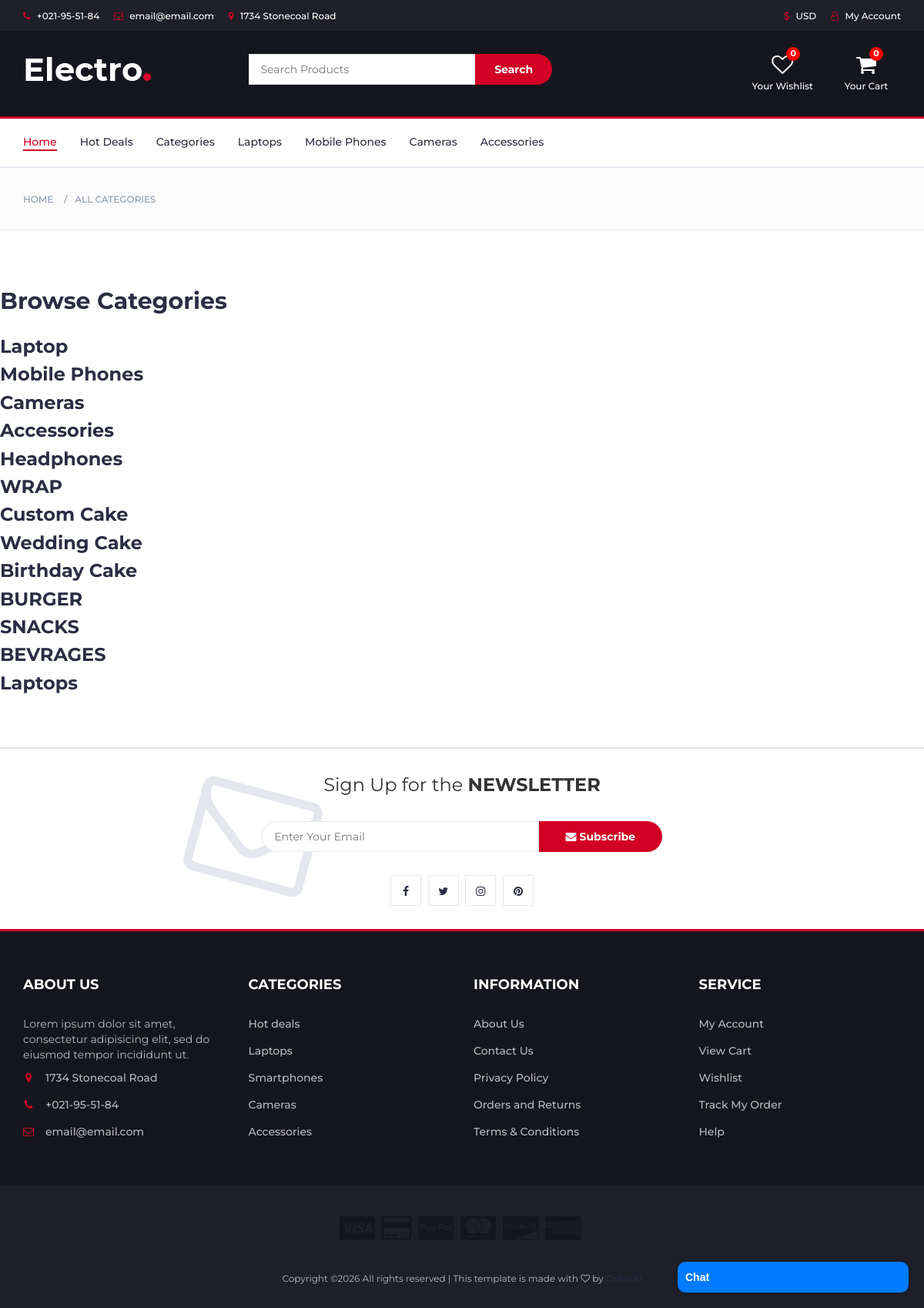
Page /categories/ on the committed database.
### app/models.py (models this page shows, shortened)
class SiteProfile(models.Model):
    site=models.OneToOneField(Site,on_delete=models.CASCADE,)
    template_name=models.CharField(max_length=100,null=True,blank=True)
    template_address_for_checkout=models.CharField(max_length=100,null=True,blank=True)
    store_name=models.CharField(max_length=100)
    store_logo=models.ImageField(upload_to='store_logos/',null=True,blank=True)
    back_image_at_index=models.ImageField(upload_to='backgrounds/',null=True,blank=True)

class Category(models.Model):
    domain = models.ForeignKey(SiteProfile, on_delete=models.CASCADE, related_name='categories',null=True,blank=True)
    name = models.CharField(max_length=100)

### app/views.py (the view)
# urls.py: path('categories/', views.categories, name='categories'),
def categories(request):
    categories=Category.objects.all()
    return render(request, 'categories.html', {'categories': categories,'cart_count': get_cart_count(request), 'wishlist_count': get_wishlist_count(request)})

### app/views.py (called while the page is built)
def current_site_profile(request):
    site=get_current_site(request)
    site_profile=SiteProfile.objects.get(site=site)
    return {'site_profile': site_profile}

def get_wishlist_count(request):
    if request.user.is_authenticated:
        return Wishlist.objects.filter(user=request.user).count()
    else:
        wishlist = request.session.get('wishlist', [])
        return len(wishlist)

def get_cart_count(request):
    if request.user.is_authenticated:
        return Cart.objects.filter(user=request.user).count()
    return 0

### templates/categories.html (shortened to what this page needs)
{% extends 'base.html' %}
{% load static %}
{% block content %}
		<div id="breadcrumb" class="section">
			<div class="container">
				<div class="row">
					<div class="col-md-12">
						<ul class="breadcrumb-tree">
							<li><a href="#">Home</a></li>
							<li><a href="#">All Categories</a></li>
						</ul>
					</div>
				</div>
			</div>
		</div>
		<div class="section">
			<div class="container">
				<div class="row">
						<div class="row">
							{% if show_products %}
							{% for product in products %}
							<div class="col-md-4 col-xs-6">
								<div class="product">
									<div class="product-img">
										<img src="{{ product.image.url }}" alt="{{ product.name }}">
										<div class="product-label">
											{% if product.has_discount %}
												<span class="sale">-{{ product.discount_percent }}%</span>
											{% endif %}
											{% if product.is_new %}
												<span class="new">NEW</span>
											{% endif %}
										</div>
									</div>
									<div class="product-body">
										<p class="product-category">{{ product.category.name }}</p>
										<h3 class="product-name">
											<a href="#">{{ product.name }}</a>
										</h3>
										{% if product.has_discount %}
											<h4 class="product-price">
												RS {{ product.discounted_price }}
												<del class="product-old-price">RS {{ product.price }}</del>
											</h4>
										{% else %}
											<h4 class="product-price">RS {{ product.price }}</h4>
										{% endif %}
										<div class="product-rating">
											<i class="fa fa-star"></i>
											<i class="fa fa-star"></i>
											<i class="fa fa-star"></i>
											<i class="fa fa-star"></i>
											<i class="fa fa-star"></i>
										</div>
										<div class="product-btns">
											<button class="add-to-wishlist">
												<i class="fa fa-heart-o"></i>
											</button>
											<button class="quick-view">
												<i class="fa fa-eye"></i>
											</button>
										</div>
									</div>
									<div class="add-to-cart">
										<button class="add-to-cart-btn">
											<i class="fa fa-shopping-cart"></i> add to cart
										</button>
									</div>
								</div>
							</div>
							{% empty %}
        <p>No products found in this category.</p>
							{% endfor %}
						</div>
						{% else %}
							<h2 class="section-title">Browse Categories</h2>
							<div class="category-grid">
								{% for category in categories %}
									<div class="category-card">
										<a href="{% url 'shop' %}?category={{ category.name }}">
											<h3>{{ category.name }}</h3>
										</a>
									</div>
								{% endfor %}
							</div>
						{% endif %}
					</div>
				</div>
			</div>
		</div>
{% endblock %}

### templates/base.html (shortened to what this page needs)
{% load static %}
<!DOCTYPE html>
<html lang="en">
	<head>
		<link rel="stylesheet" href="https://cdnjs.cloudflare.com/ajax/libs/noUiSlider/15.7.1/nouislider.min.css">
 		<link rel="stylesheet" href="{% static 'css/bootstrap.min.css' %}">
    <link rel="stylesheet" href="{% static 'css/slick.css' %}">
    <link rel="stylesheet" href="{% static 'css/slick-theme.css' %}">
    <link rel="stylesheet" href="{% static 'css/nouislider.min.css' %}">
    <link rel="stylesheet" href="{% static 'css/font-awesome.min.css' %}">
    <link rel="stylesheet" href="{% static 'css/style.css' %}">
    </head>
	<body>
		<header>
			<div id="top-header">
				<div class="container">
					<ul class="header-links pull-left">
						<li><a href="#"><i class="fa fa-phone"></i> +021-95-51-84</a></li>
						<li><a href="#"><i class="fa fa-envelope-o"></i> email@email.com</a></li>
						<li><a href="#"><i class="fa fa-map-marker"></i> 1734 Stonecoal Road</a></li>
					</ul>
					<ul class="header-links pull-right">
						<li><a href="#"><i class="fa fa-dollar"></i> USD</a></li>
						<li><a href="{% url 'account' %}"><i class="fa fa-user-o"></i> My Account</a></li>
					</ul>
				</div>
			</div>
			<div id="header">
				<div class="container">
					<div class="row">
						<div class="col-md-3">
							<div class="header-logo" >
								<a href="{% url 'index' %}" class="logo">
									<img src="{{ site_profile.store_logo.url }}" alt="{{ site_profile.store_name }}"
										>
								</a>
							</div>
						</div>
						<div class="col-md-6">
							<div class="header-search">
								<form method="GET" action="{% url 'shop' %}">
								<input class="input" type="text" name="q" value="{{ query }}" placeholder="Search Products">
								<button class="search-btn" type="submit">Search</button>
							</form>
							</div>
						</div>
						<div class="col-md-3 clearfix">
							<div class="header-ctn">
								<div>
								<a href="{% url 'wishlist' %}" style="text-decoration:none; display:inline-block; text-align:center;">
									<div style="position: relative; display: inline-block;">
										<i class="fa fa-heart-o" style="font-size: 28px; color:white;"></i>
										<span style="
											position: absolute;
											top: 0;
											right: 0;
											transform: translate(50%, -50%);
											width: 18px;
											height: 18px;
											background: red;
											color: white;
											border-radius: 50%;
											font-size: 11px;
											font-weight: bold;
											display: flex;
											align-items: center;
											justify-content: center;
										">
											{{ wishlist_count }}
										</span>
									</div>
									<div style="font-size: 12px; margin-top: 4px;">
										Your Wishlist
									</div>
								</a>
							</div>
								<div>
								<a href="{% url 'cart' %}" style="text-decoration:none; display:inline-block; text-align:center;">
									<div style="position: relative; display: inline-block;">
										<i class="fa fa-shopping-cart" style="font-size: 28px;"></i>
										<span style="
											position: absolute;
											top: 0;
											right: 0;
											transform: translate(50%, -50%);
											width: 18px;
											height: 18px;
											background: red;
											color: white;
											border-radius: 50%;
											font-size: 11px;
											font-weight: bold;
											display: flex;
											align-items: center;
											justify-content: center;
										">
											{{ cart_count }}
										</span>
									</div>
									<div style="font-size: 12px; margin-top: 4px;">
										Your Cart
									</div>
    </a>
</div>
							</div>
						</div>
					</div>
				</div>
			</div>
		</header>
		<nav id="navigation">
			<div class="container">
				<div id="responsive-nav">
					<ul class="main-nav nav navbar-nav">
					<li class="active"><a href="{% url 'index' %}">Home</a></li>
						<li><a href="#">Hot Deals</a></li>
						<li><a href="{% url 'categories' %}">Categories</a></li>
						<li><a href="{% url 'shop' %}?category=Laptop">Laptops</a></li>
						<li><a href="{% url 'shop' %}?category=Mobile Phones">Mobile Phones</a></li>
						<li><a href="{% url 'shop' %}?category=Cameras">Cameras</a></li>
						<li><a href="{% url 'shop' %}?category=Accessories">Accessories</a></li>
					</ul>
				</div>
			</div>
		</nav>
{% block content %}
{% endblock %}
		<div id="newsletter" class="section">
			<div class="container">
				<div class="row">
					<div class="col-md-12">
						<div class="newsletter">
							<p>Sign Up for the <strong>NEWSLETTER</strong></p>
							<form>
								<input class="input" type="email" placeholder="Enter Your Email">
								<button class="newsletter-btn"><i class="fa fa-envelope"></i> Subscribe</button>
							</form>
							<ul class="newsletter-follow">
								<li>
									<a href="#"><i class="fa fa-facebook"></i></a>
								</li>
								<li>
									<a href="#"><i class="fa fa-twitter"></i></a>
								</li>
								<li>
									<a href="#"><i class="fa fa-instagram"></i></a>
								</li>
								<li>
									<a href="#"><i class="fa fa-pinterest"></i></a>
								</li>
							</ul>
						</div>
					</div>
				</div>
			</div>
		</div>
		<footer id="footer">
			<div class="section">
				<div class="container">
					<div class="row">
						<div class="col-md-3 col-xs-6">
							<div class="footer">
								<h3 class="footer-title">About Us</h3>
								<p>Lorem ipsum dolor sit amet, consectetur adipisicing elit, sed do eiusmod tempor incididunt ut.</p>
								<ul class="footer-links">
									<li><a href="#"><i class="fa fa-map-marker"></i>1734 Stonecoal Road</a></li>
									<li><a href="#"><i class="fa fa-phone"></i>+021-95-51-84</a></li>
									<li><a href="#"><i class="fa fa-envelope-o"></i>email@email.com</a></li>
								</ul>
							</div>
						</div>
						<div class="col-md-3 col-xs-6">
							<div class="footer">
								<h3 class="footer-title">Categories</h3>
								<ul class="footer-links">
									<li><a href="#">Hot deals</a></li>
									<li><a href="#">Laptops</a></li>
									<li><a href="#">Smartphones</a></li>
									<li><a href="#">Cameras</a></li>
									<li><a href="#">Accessories</a></li>
								</ul>
							</div>
						</div>
						<div class="col-md-3 col-xs-6">
							<div class="footer">
								<h3 class="footer-title">Information</h3>
								<ul class="footer-links">
									<li><a href="#">About Us</a></li>
									<li><a href="#">Contact Us</a></li>
									<li><a href="#">Privacy Policy</a></li>
									<li><a href="#">Orders and Returns</a></li>
									<li><a href="#">Terms & Conditions</a></li>
								</ul>
							</div>
						</div>
						<div class="col-md-3 col-xs-6">
							<div class="footer">
								<h3 class="footer-title">Service</h3>
								<ul class="footer-links">
									<li><a href="#">My Account</a></li>
									<li><a href="#">View Cart</a></li>
									<li><a href="#">Wishlist</a></li>
									<li><a href="#">Track My Order</a></li>
									<li><a href="#">Help</a></li>
								</ul>
							</div>
						</div>
					</div>
				</div>
			</div>
			<div id="bottom-footer" class="section">
				<div class="container">
					<div class="row">
						<div class="col-md-12 text-center">
							<ul class="footer-payments">
								<li><a href="#"><i class="fa fa-cc-visa"></i></a></li>
								<li><a href="#"><i class="fa fa-credit-card"></i></a></li>
								<li><a href="#"><i class="fa fa-cc-paypal"></i></a></li>
								<li><a href="#"><i class="fa fa-cc-mastercard"></i></a></li>
								<li><a href="#"><i class="fa fa-cc-discover"></i></a></li>
								<li><a href="#"><i class="fa fa-cc-amex"></i></a></li>
							</ul>
							<span class="copyright">
								Copyright &copy;<script>document.write(new Date().getFullYear());</script> All rights reserved | This template is made with <i class="fa fa-heart-o" aria-hidden="true"></i> by <a href="https://colorlib.com" target="_blank">Colorlib</a>
							</span>
						</div>
					</div>
				</div>
			</div>
		</footer>
<div id="chat-box" style="position:fixed; bottom:20px; right:20px; width:300px; font-family:Arial; box-shadow:0 0 10px rgba(0,0,0,0.2); border-radius:10px; overflow:hidden;">
    <div id="chat-header" onclick="toggleChat()"
         style="background:#007bff; color:white; padding:10px; cursor:pointer; font-weight:bold;">
        Chat
    </div>
</div>
	</body>
</html>

### rows in the picture
SiteProfile: store_logo (picture)
Category: name "Laptop"
Category: name "Mobile Phones"
Category: name "Cameras"
Category: name "Accessories"
Category: name "Headphones"
Category: name "WRAP"
Category: name "Custom Cake"
Category: name "Wedding Cake"
Category: name "Birthday Cake"
Category: name "BURGER"
Category: name "SNACKS"
Category: name "BEVRAGES"
Category: name "Laptops"

### other values in the picture
{{ wishlist_count }} "0"
{{ cart_count }} "0"
